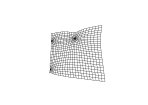

Source code (Python):
#!/usr/bin/env python3

from random import *

from paper import Paper
from pen import Pen
from path import Path
from point import Point


fuscia = Pen(weight = 0.5, color = "#f09")
cyan = Pen(weight = 0.5, color = "#09f")
black = Pen(weight = 0.25)

paper = Paper(pens = [black, cyan, fuscia], width = 148, height = 105)

def drawDot(p):
  size = 0.5

  p1 = Point(p.x, p.y)
  p2 = Point(p.x, p.y)
  p3 = Point(p.x, p.y)

  p1.moveVector(0, size)
  p2.moveVector(120, size)
  p3.moveVector(240, size)

  return Path(points = [
    p1, 
    p2,
    p3
  ], closed = True).setPen(fuscia)

squareSize = 50
square = Path(points = [
  Point(paper.center.x + squareSize / 2, paper.center.y + squareSize / 2),
  Point(paper.center.x + squareSize / 2, paper.center.y - squareSize / 2),
  Point(paper.center.x - squareSize / 2, paper.center.y - squareSize / 2),
  Point(paper.center.x - squareSize / 2, paper.center.y + squareSize / 2)
], closed = True)

divisions = 24

pointList = []

for r in range(divisions):
  for c in range(divisions):
    p = Point(
          square.right + c * squareSize / (divisions - 1),
          square.top + r * squareSize / (divisions - 1)
        )

    pointList.append(p)


spotLight = Point(square.right + squareSize * random(), square.top + squareSize * random())
spotLight2 = Point(square.right + squareSize * random(), square.top + squareSize * random())
spotLight3 = Point(square.right + squareSize * random(), square.top + squareSize * random())

# drawDot(spotLight)

for p in pointList:
  d = p.distanceTo(spotLight)
  a = p.angleTo(spotLight)

  m = (40 - d) / 6 

  if m > d:
    m = d

  p.moveVector(a, m)
  
for p in pointList:
  d = p.distanceTo(spotLight2)
  a = p.angleTo(spotLight2)

  m = (40 - d) / 6 

  if m > d:
    m = d

  p.moveVector(a, m)

for p in pointList:
  d = p.distanceTo(spotLight3)
  a = p.angleTo(spotLight3)

  m = (40 - d) / 6 

  if m > d:
    m = d

  p.moveVector(a, m)
  p.moveVector(random() * 360, 0.1)

for i in range(divisions):
  rowList = []
  colList = []
  
  for p in range(divisions):
    rowList.append(pointList[i * divisions + p])  
    colList.append(pointList[i + p * divisions])  

  Path(rowList).setPen(black)
  Path(colList).setPen(black)


paper.save('grid.svg')